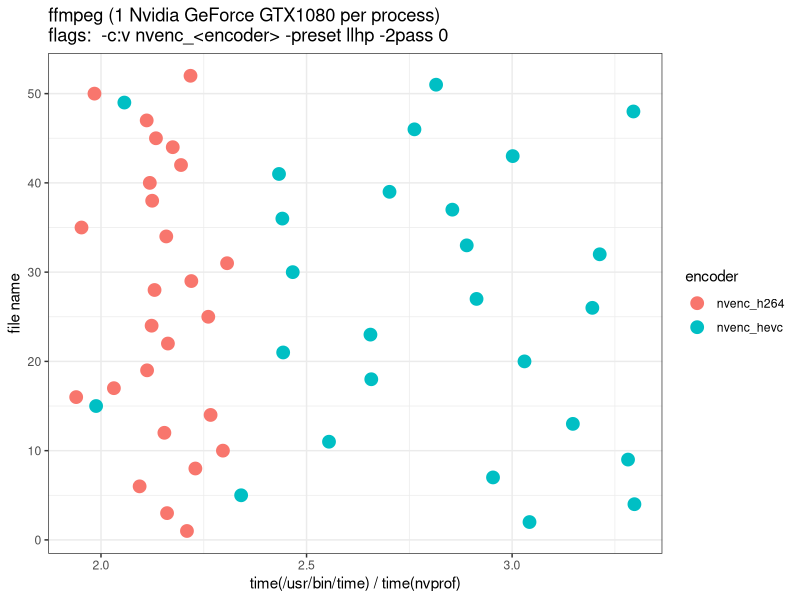
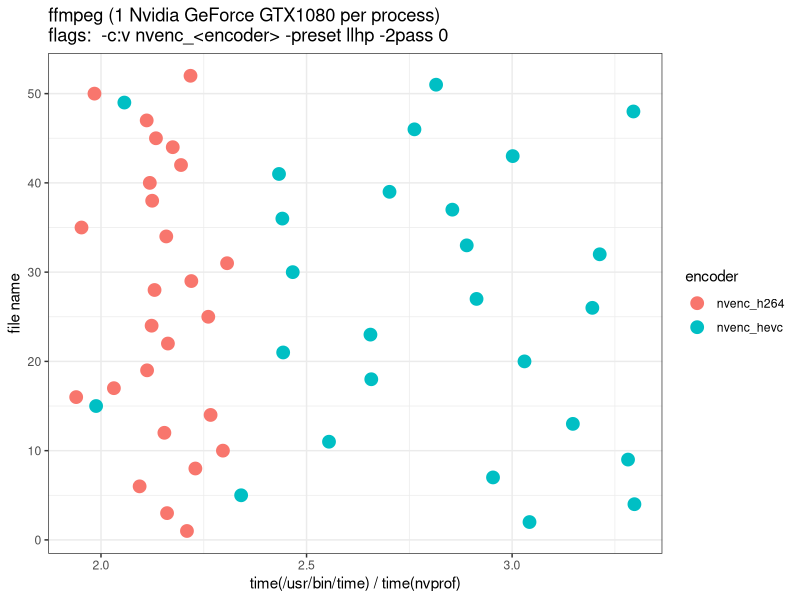
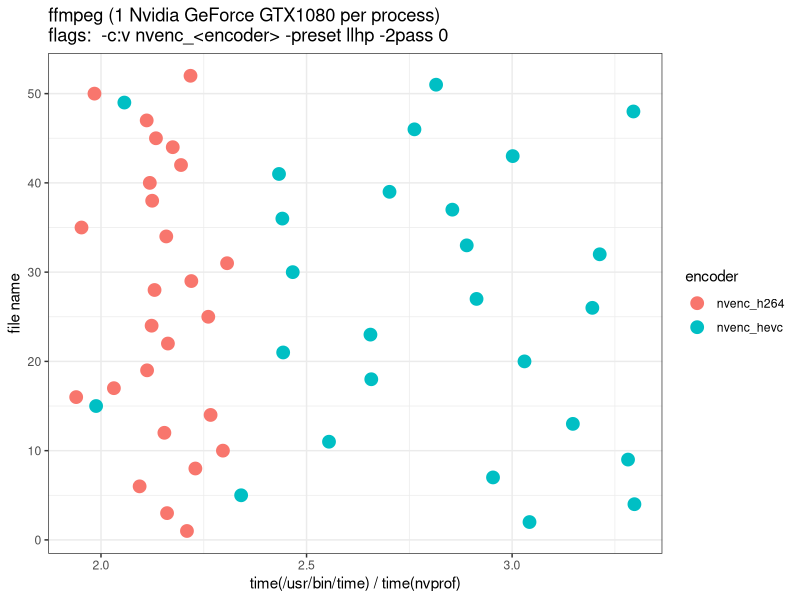

Recreate these plots in R, in order.
#!/usr/bin/env Rscript
library(ggplot2)
library(dplyr, warn.conflicts=FALSE)
library(readr)
library(ggthemes)
library(tidyr)


## add_colnames_for_enc = function(df){
##     colnames(df) = c("filename","sizeof_pixel","shape","n_elements","time_mus","final_bytes","id","comment")

##     df = df %>% separate(comment, into = c("pipeline", "threads","timestamp"), sep = "\\|")
##     df$threads = as.integer(gsub("threads","",df$threads))
##     df$filename = gsub("\\.tif","",df$filename)
##     return(df)
## }

## add_colnames_for_dec = function(ddf){
##     colnames(ddf) = c("mode","filename","pipeline","realtime_s","user_s","sys_s","exit_code","threads","timestamp")
##     return(ddf)
## }

## add_colnames_for_qual = function(qdf){
##     colnames(qdf) = c("filename","pipeline","timestamp","bits_p_sample","left_drange","mse","nrmse","psnr","right_drange")
##     return(qdf)
## }


enc_df = read_csv("sqy-corpus-encode.csv") %>% filter(exit==0) %>% select(-flags, -timestamp) 

## gr_enc_df = enc <- enc_df %>%
##     group_by(filename, sizeof_pixel,n_elements,final_bytes,pipeline,threads) %>%
##     summarize( mn_time_mus = mean(time_mus), md_time_mus = median(time_mus), sd_time_mus = sd(time_mus)) %>%
##     mutate( size_mb = n_elements*sizeof_pixel/(1024*1024), size_gb = size_mb/(1024),
##            md_ingest_bw_mb_per_sec = size_mb*10e6/(md_time_mus),
##            mn_ingest_bw_mb_per_sec = size_mb*10e6/(mn_time_mus),
##            sd_ingest_bw_mb_per_sec = size_mb*10e6/(sd_time_mus)
##            )

encnv_df = read_csv("sqy-corpus-encode-nvprof.csv") %>% filter(exit==0)  %>% mutate(shorthand = gsub("_nvprof","",shorthand))

glimpse(encnv_df)
glimpse(enc_df)
combined_enc = inner_join(enc_df,encnv_df,by = c("filename"="filename",
                                              "shorthand"="shorthand")) %>% mutate(time_ratio = realtime_sec/cuCtxTime_sec, encoder=gsub("_ultrafast","",shorthand), shortuid = as.integer(row_number())) 

glimpse(combined_enc)

timingplot = ggplot( combined_enc ,aes( x=shortuid, y=time_ratio,color=encoder)) + theme_bw()
timingplot = timingplot + geom_point(size=4) 
timingplot = timingplot + ggtitle("ffmpeg (1 Nvidia GeForce GTX1080 per process)\nflags:  -c:v nvenc_<encoder> -preset llhp -2pass 0")
timingplot = timingplot + xlab("file name") + ylab(" time(/usr/bin/time) / time(nvprof) ")
timingplot = timingplot + coord_flip()


ggsave("ffmpeg_timing_difference.png",timingplot,height=4)
ggsave("ffmpeg_timing_difference.svg",timingplot,height=4)
ggsave("ffmpeg_timing_difference.pdf",timingplot,height=4)
